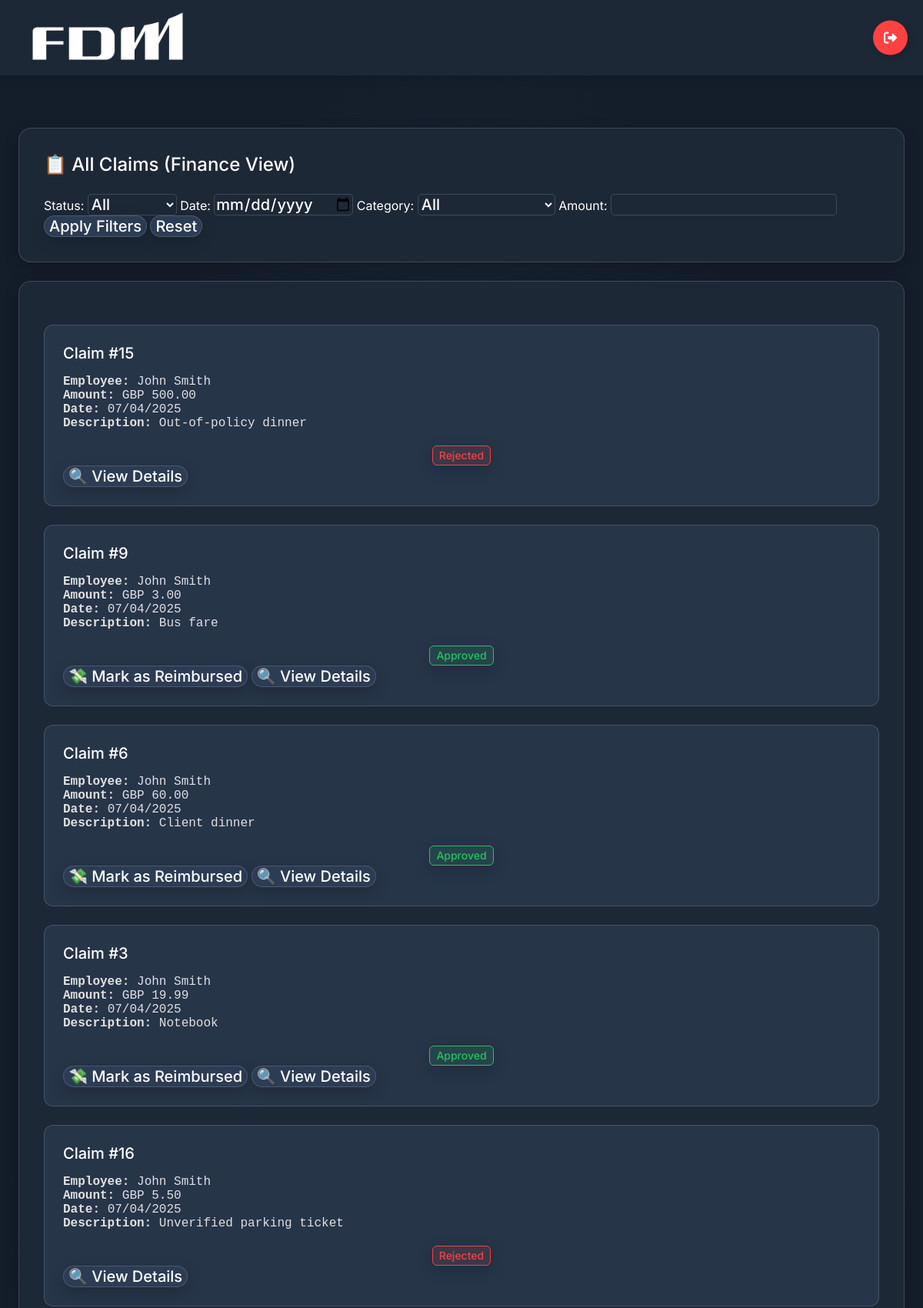
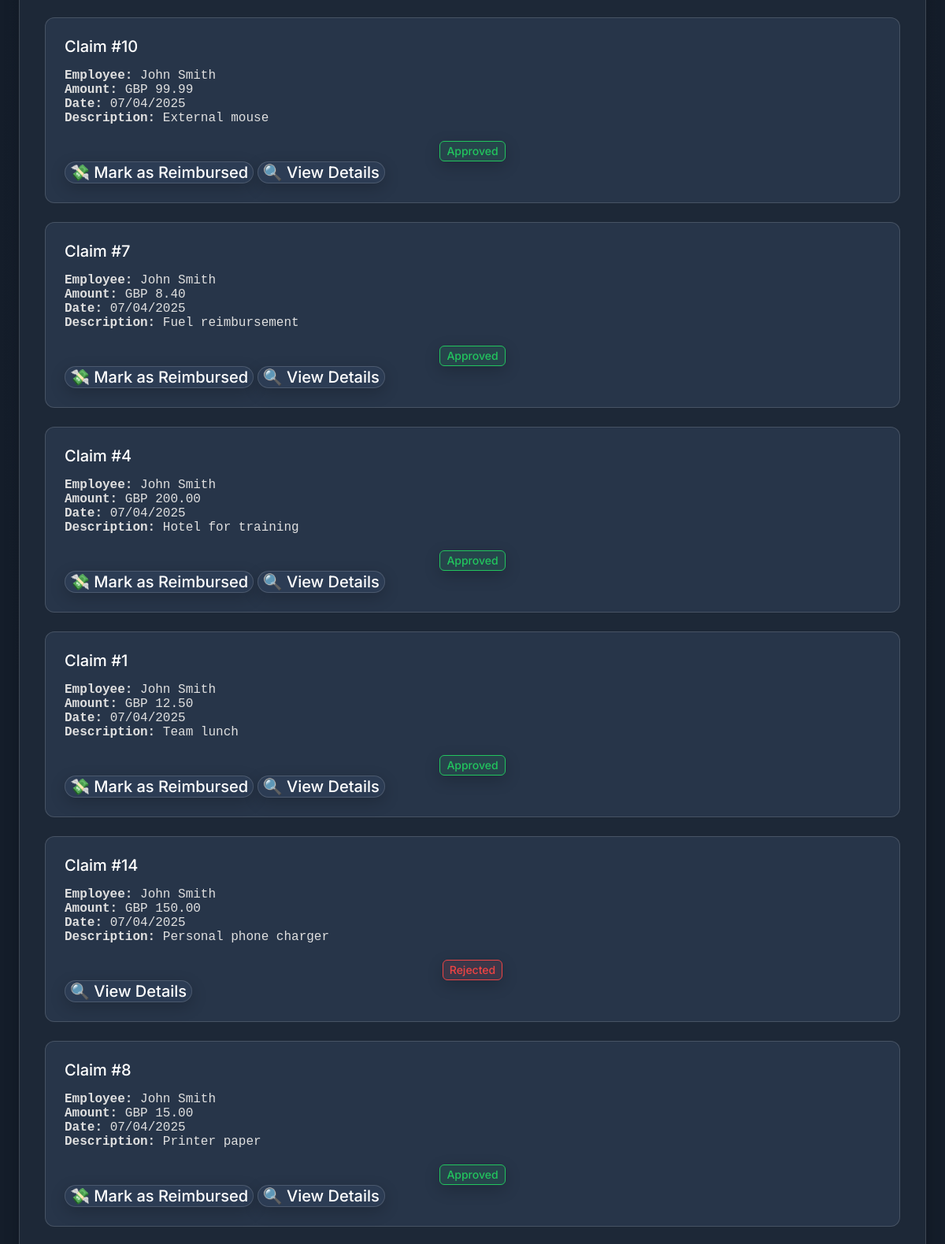
Page /php/finance_dashboard.php (signed in, upper part) on the committed database (2 pictures, top to bottom).
### tables this page shows
CREATE TABLE `expense_claims` (
  `claimId` int(11) NOT NULL,
  `employeeId` int(11) NOT NULL,
  `amount` decimal(10,2) NOT NULL,
  `description` varchar(255) NOT NULL,
  `category` varchar(50) NOT NULL,
  `status` enum('Pending','Approved','Rejected','Reimbursed') DEFAULT 'Pending',
  `managerMessage` varchar(500) DEFAULT NULL,
  `date` timestamp NOT NULL DEFAULT current_timestamp(),
  `evidenceFile` varchar(255) NOT NULL,
  `receipt` varchar(255) NOT NULL,
  `currency` varchar(5) DEFAULT NULL
);

CREATE TABLE `employees` (
  `employeeId` int(11) NOT NULL,
  `firstName` varchar(50) NOT NULL,
  `lastName` varchar(50) NOT NULL,
  `email` varchar(100) NOT NULL,
  `role` enum('Employee','Manager','Admin','Finance') NOT NULL DEFAULT 'Employee',
  `username` varchar(50) NOT NULL,
  `passwordHash` varchar(255) NOT NULL,
  `manager` int(11) DEFAULT NULL,
  `loggedIn` date DEFAULT current_timestamp(),
  `created_at` timestamp NOT NULL DEFAULT current_timestamp()
);

### php/finance_dashboard.php (the view, shortened to what this page needs)
<?php
$conn = DatabaseManager::getInstance()->getConnection();
$currentEmployeeId = $_SESSION['employeeId'];
$sql = "SELECT ec.*, e.firstName, e.lastName
        FROM expense_claims ec
        INNER JOIN employees e ON ec.employeeId = e.employeeId
        WHERE ec.status IN ('Approved', 'Rejected')
          AND e.manager = (
              SELECT manager
              FROM employees
              WHERE employeeId = :currentEmployeeId
          )";
$params = [':currentEmployeeId' => $currentEmployeeId];
if (!empty($_GET['status'])) {
    $sql .= " AND ec.status = :status";
    $params[':status'] = $_GET['status'];
} else {
    $sql .= " AND ec.status != 'Reimbursed'";
}
$sql .= " ORDER BY date DESC";
$stmt = $conn->prepare($sql);
$stmt->execute($params);
$claims = $stmt->fetchAll(PDO::FETCH_ASSOC);
?>
<!DOCTYPE html>
<html lang="en">
<head>
  <link rel="stylesheet" href="../css/style.css">
</head>
<body>
<div class="container">
    <nav class="navbar">
        <a href="#"><img class="logo" src="../images/FDM_Group_Logo_White.png" width="200" alt="FDM Logo"></a>
        <div class="nav-links">
            <form method="POST" action="../php/logout.php" style="display: inline;">
                <button class="Btn" type="submit">
                    <div class="sign">
                    </div>
                </button>
            </form>
        </div>
    </nav>
    <br>
  <section class="active-alerts">
    <h3>📋 All Claims (Finance View)</h3>
    <form method="GET">
      <label>Status:</label>
      <select id="filter-select" name="status">
        <option value="">All</option>
      </select>
      <label>Date:</label>
      <input id="filter-text" type="date" name="date" value="<?= htmlspecialchars($_GET['date'] ?? '') ?>">
      <label>Category:</label>
      <select id="filter-select" name="category">
        <option value="">All</option>
      </select>
      <label>Amount:</label>
      <input id="filter-text" type="number" step="0.01" name="amount" value="<?= $_GET['amount'] ?? '' ?>">
      <button type="submit">Apply Filters</button>
      <a href="finance_dashboard.php"><button type="button">Reset</button></a>
    </form>
  </section>
  <section class="weather-map">
    <?php if (empty($claims)): ?>
      <p>No matching claims.</p>
    <?php else: ?>
      <?php foreach ($claims as $claim): ?>
        <div class="report" id="claim-<?= $claim['claimId'] ?>">
          <h4>Claim #<?= $claim['claimId'] ?></h4>
          <p><strong>Employee:</strong> <?= $claim['firstName'] . ' ' . $claim['lastName'] ?></p>
          <p><strong>Amount:</strong> <?= $claim['currency'] . ' ' . number_format($claim['amount'], 2) ?></p>
          <p><strong>Date:</strong> <?= date("d/m/Y", strtotime($claim['date'])) ?></p>
          <p><strong>Description:</strong> <?= htmlspecialchars($claim['description']) ?></p>
          <br>
          <?php if ($claim['status'] == 'Pending'): ?>
            <div class="badges"><button class="blue">Pending Approval</button></div>
            <button onclick="approveClaim(<?= $claim['claimId'] ?>)">Approve</button>
            <button onclick="rejectClaim(<?= $claim['claimId'] ?>)">Reject</button>
          <?php elseif ($claim['status'] == 'Approved'): ?>
            <div class="badges"><button class="green">Approved</button></div>
            <button onclick="markAsReimbursed(<?= $claim['claimId'] ?>, <?= $claim['amount'] ?>)">💸 Mark as Reimbursed</button>
          <?php elseif ($claim['status'] == 'Rejected'): ?>
            <div class="badges"><button class="red">Rejected</button></div>
          <?php elseif ($claim['status'] == 'Reimbursed'): ?>
            <div class="badges"><button class="purple">Reimbursed</button></div>
          <?php endif; ?>
          <button onclick="window.location.href='view_claim.php?id=<?= $claim['claimId'] ?>'">🔍 View Details</button>
        </div>
      <?php endforeach; ?>
    <?php endif; ?>
  </section>
</div>
</body>
</html>

### css/style.css (style rules this page uses)
body { background-color: #121826; color: #ffffff; font-family: 'Inter', sans-serif; margin: 0; padding: 0; background: radial-gradient(50% 50% at 50% 50%, #253244 0%, #141D2A 100%); min-height: 100vh; }
.container { display: grid; grid-template-columns: repeat(12, 1fr); gap: 24px; padding: 24px; margin-top: 98px; max-width: 1440px; margin-left: auto; margin-right: auto; }
.navbar { width: 100%; height: 98px; background: #1D2837; display: flex; align-items: center; padding: 0 40px; position: fixed; top: 0; left: 0; right: 0; z-index: 10; box-shadow: 0px 4px 12px rgba(0, 0, 0, 0.1); }
.navbar .logo { color: #FFF; font-size: 24px; font-weight: 700; }
button { color: #FFF; font-family: Inter; font-size: 20px; font-weight: 500; cursor: pointer; border-radius: 16px; border: 1px solid rgba(255, 255, 255, 0.15); background: #2C3C54; box-shadow: 0px 6px 20px rgba(0, 0, 0, 0.2); }
.badges { display: flex; flex-direction: column; gap: 1rem; align-items: center; flex-wrap: wrap; justify-content: center; }
.badges > button { font-size: 0.875rem; line-height: 1.25rem; padding: 2px .5rem; cursor: pointer; border: none; border-radius: 0.375rem; outline: none; }
.badges .green { background-color: rgba(34, 197, 94, 0.10); color: rgb(34 197 94); border: 1px rgb(34 197 94) solid; }
.badges .red { background-color: rgba(239, 68, 68, 0.10); color: rgb(239 68 68); border: 1px rgb(239 68 68) solid; }
.weather-map, .active-alerts { grid-column: span 12; border-radius: 16px; border: 1px solid rgba(255, 255, 255, 0.15); background: #1D2837; padding: 32px; box-shadow: 0px 6px 20px rgba(0, 0, 0, 0.2); }
.weather-map h3, .active-alerts h3 { margin: 0 0 24px 0; font-size: 24px; font-weight: 500; }
.report { border-radius: 12px; border: 1px solid rgba(255, 255, 255, 0.15); background: #273549; padding: 24px; margin-top: 24px; }
.report h4 { margin: 0 0 16px 0; font-size: 20px; font-weight: 500; }
.report p { font-family: monospace; font-size: 16px; margin: 0; color: #e0e0e0; }
.Btn { display: flex; align-items: center; justify-content: center; width: 45px; height: 45px; border: none; border-radius: 50%; cursor: pointer; position: relative; overflow: hidden; transition: width 0.3s, border-radius 0.3s, justify-content 0.3s; box-shadow: 2px 2px 10px rgba(0, 0, 0, 0.199); background-color: rgb(255, 65, 65); padding: 0 8px; position: fixed; right: 20px; transform: translateY(-50%); }
.sign { display: flex; align-items: center; justify-content: center; transition: transform 0.3s; }
.sign svg { width: 17px; }
#filter-text { background-color: #1D2837; border: 1px solid rgba(255, 255, 255, 0.15); border-radius: 5px; color: #FFF; font-family: Inter; font-size: 20px; font-weight: 500; }
#filter-select { background-color: #1D2837; border: 1px solid rgba(255, 255, 255, 0.15); border-radius: 5px; color: #FFF; font-family: Inter; font-size: 20px; font-weight: 500; }

### rows in the picture
expense_claims: claimId "15", employeeId.firstName "John", employeeId.lastName "Smith", currency "GBP", amount "500.00", date "07/04/2025", description "Out-of-policy dinner", status "Rejected"
expense_claims: claimId "9", employeeId.firstName "John", employeeId.lastName "Smith", currency "GBP", amount "3.00", date "07/04/2025", description "Bus fare"
expense_claims: claimId "6", employeeId.firstName "John", employeeId.lastName "Smith", currency "GBP", amount "60.00", date "07/04/2025", description "Client dinner"
expense_claims: claimId "3", employeeId.firstName "John", employeeId.lastName "Smith", currency "GBP", amount "19.99", date "07/04/2025", description "Notebook"
expense_claims: claimId "16", employeeId.firstName "John", employeeId.lastName "Smith", currency "GBP", amount "5.50", date "07/04/2025", description "Unverified parking ticket", status "Rejected"
expense_claims: claimId "10", employeeId.firstName "John", employeeId.lastName "Smith", currency "GBP", amount "99.99", date "07/04/2025", description "External mouse"
expense_claims: claimId "7", employeeId.firstName "John", employeeId.lastName "Smith", currency "GBP", amount "8.40", date "07/04/2025", description "Fuel reimbursement"
expense_claims: claimId "4", employeeId.firstName "John", employeeId.lastName "Smith", currency "GBP", amount "200.00", date "07/04/2025", description "Hotel for training"
expense_claims: claimId "1", employeeId.firstName "John", employeeId.lastName "Smith", currency "GBP", amount "12.50", date "07/04/2025", description "Team lunch"
expense_claims: claimId "14", employeeId.firstName "John", employeeId.lastName "Smith", currency "GBP", amount "150.00", date "07/04/2025", description "Personal phone charger", status "Rejected"
expense_claims: claimId "8", employeeId.firstName "John", employeeId.lastName "Smith", currency "GBP", amount "15.00", date "07/04/2025", description "Printer paper"
